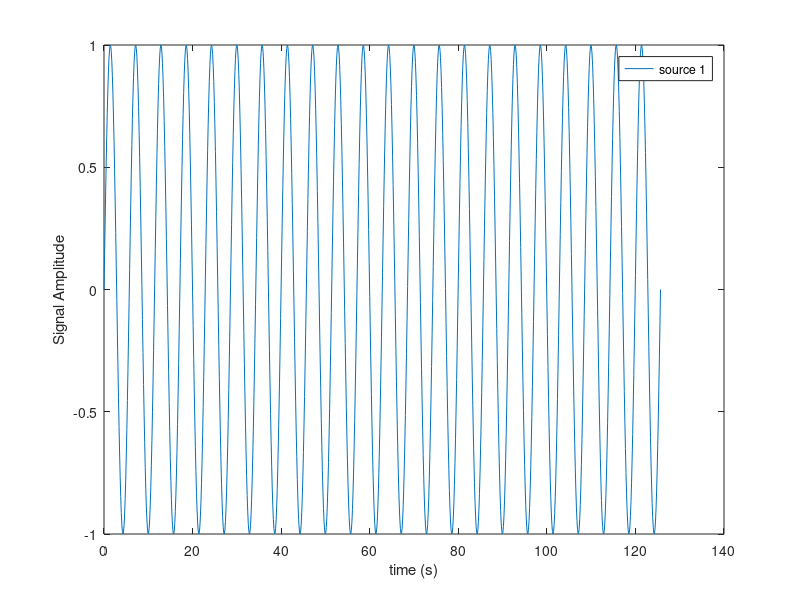
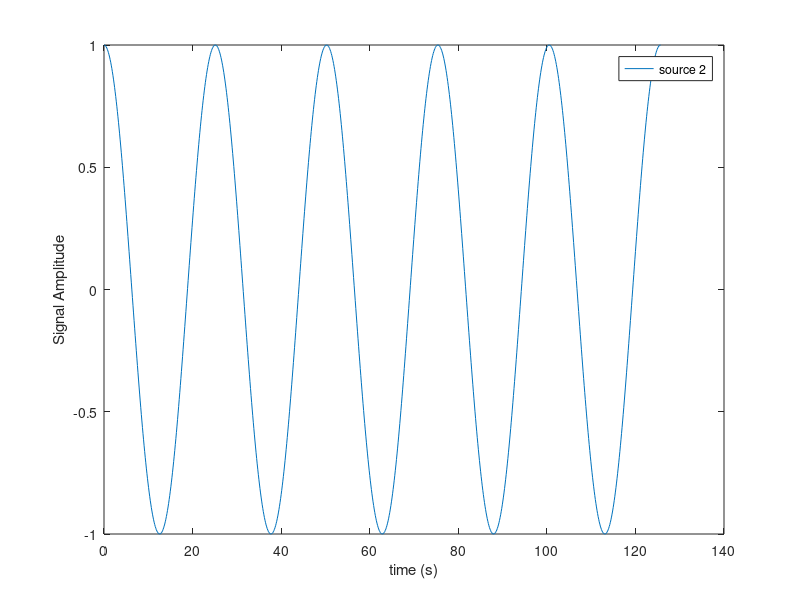
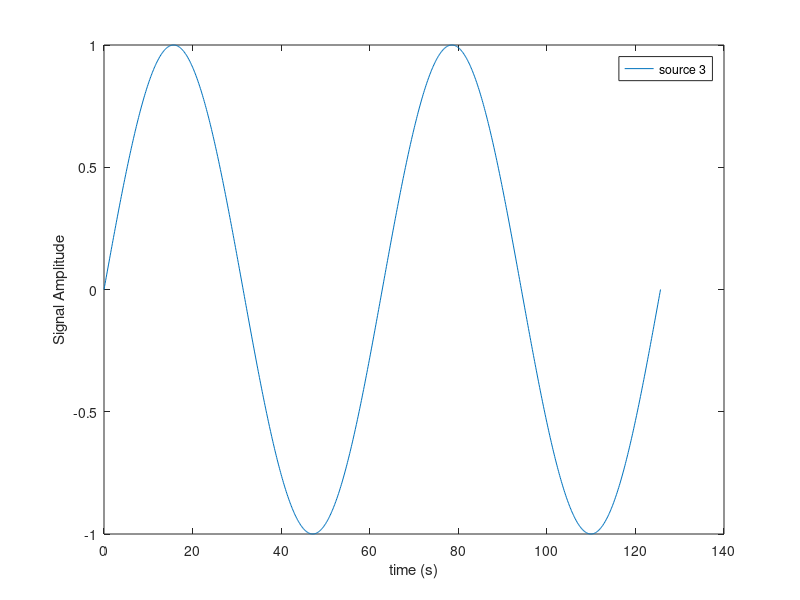
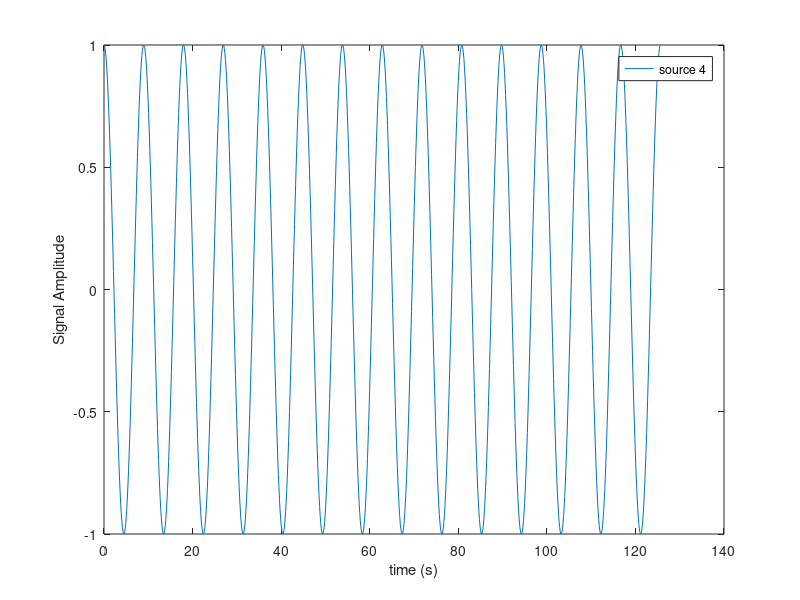

These charts were generated, in order, by the following MATLAB code:
% An implementation of the fast ICA algorithm

clear
clc

tic

%% Parameters

N           = 6;                            %The number of observed mixtures
C           = N;                            %The number of independent sources
M           = 1000;                         %Sample size, i.e.: number of observations

K           = 0.1;                          %Slope of zigzag function
na          = 8;                            %Number of zigzag oscillations within sample
ns          = 5;                            %Number of alternating step function oscillations within sample

finalTime   = 40*pi;                        %Final sample time (s)
initialTime = 0;                            %Initial sample time (s)

%% Generating Data for ICA

Amix        = rand(N,N);                    %Amix is a random N x N mixing matrix

timeVector  = initialTime:(finalTime-initialTime)/(M-1):finalTime;  %Vector of time coordinates

source1     = sin(1.1*timeVector);          %Independent source component 1, sin(a * t)
source2     = cos(0.25*timeVector);         %Independent source component 2, cos(b * t)
source3     = sin(0.1*timeVector);          %Independent source component 3, sin(c * t)
source4     = cos(0.7*timeVector);          %Independent source component 4, cos(d * t)
source5     = zeros(1,M);                   %Independent source component 5, a zigzag pattern
source6     = zeros(1,M);                   %Independent Component 6, alternating step-function

periodSource5 = (finalTime-initialTime)/na;
periodSource6 = (finalTime-initialTime)/ns/2;

for i = 1:M
    source5(i) = K*timeVector(i)-floor(timeVector(i)/periodSource5)*K*periodSource5;
end

source5 = source5 - mean(source5);

for i = 1:M
    if mod(floor(timeVector(i)/periodSource6),2) == 0
        source6(i) = 1;
    else
        source6(i) = -1;
    end    
end

source6 = source6 - mean(source6);

S = [source1;source2;source3;source4;source5;source6];    %Source Matrix

Xobs = Amix*S;                              %Matrix consisting of M samples of N observed mixtures

figure
plot(timeVector,source1)                    %Plotting the N independent sources vs. time
xlabel('time (s)')
ylabel('Signal Amplitude') 
legend('source 1')

figure
plot(timeVector,source2)                    %Plotting the N independent sources vs. time
xlabel('time (s)')
ylabel('Signal Amplitude') 
legend('source 2')

figure
plot(timeVector,source3)                    %Plotting the N independent sources vs. time
xlabel('time (s)')
ylabel('Signal Amplitude') 
legend('source 3')

figure
plot(timeVector,source4)                    %Plotting the N independent sources vs. time
xlabel('time (s)')
ylabel('Signal Amplitude') 
legend('source 4')

figure
plot(timeVector,source5)                    %Plotting the N independent sources vs. time
xlabel('time (s)')
ylabel('Signal Amplitude') 
legend('source 5')

figure
plot(timeVector,source6)                    %Plotting the N independent sources vs. time
xlabel('time (s)')
ylabel('Signal Amplitude') 
legend('source 6')

figure
plot(timeVector,Xobs);                      %Plotting N observed mixtures of each sample vs. time
xlabel('time (s)') 
ylabel('Signal Amplitude')
legend('Observed Mixture 1', 'Observed Mixture 2', 'Observed Mixture 3', 'Observed Mixture 4', 'Observed Mixture 5', 'Observed Mixture 6')

%% Preprocessing, Centering

X = Xobs';                                  %X is the transpose of the matrix of M samples of N mixtures, used in subsequent calculations

Xmean = mean(X);                            %Xmean is the mean vector of the matrix X

for i = 1:N
    X(:,i) = X(:,i) - Xmean(i);             %The matrix X is centered by subtracting each of the N mixtures by their corresponding sample averages
end

%% Preprocessing, Whitening

ExxT    = cov(X);                           %The covariance matrix of X is computed and stored in ExxT
[E,D]   = eig(ExxT);                        %Eigenvalue decomposition is applied on the covariance matrix of X, ExxT

Z = E*1/sqrt(D)*E'*X';                      %The matrix X is whitened to Z

%% FastICA algorithm

W = 0.5*ones(C,N);                              %Initializing W, a matrix consisting of columns corresponding with the inverse of the (transformed) mixing Amix

iterations = 100;                           %The amount of iterations used in the fastICA algorithm

for p = 1:C
    
    wp = ones(N,1)*0.5;
    wp = wp / sqrt(wp'*wp);

    for i = 1:iterations
        
        G       = tanh(wp'*Z);
        Gder    = 1-tanh(wp'*Z).^2;
        
        wp      = 1/M*Z*G' - 1/M*Gder*ones(M,1)*wp;
        
        dumsum  = zeros(C,1);
        
        for j = 1:p-1
            dumsum = dumsum + wp'*W(:,j)*W(:,j);
        end
        
        wp      = wp - dumsum;        
        wp      = wp / sqrt(wp'*wp);
    end
    
    W(:,p) = wp; 
end

%% Output Results

W = W/sqrt(2);                              %The factor sqrt(2) is an empirical constant added to make the predictions fit the data properly. The source of the factor has yet to be determined.

W;

Ainvest = W'*E*1/sqrt(D)*E'  ;               %The estimated inverse of the mixing matrix Amix. Note order of rows may vary. 
Ainvact = inv(Amix)        ;                 %The actual inverse of the mixing matrix Amix

Sest = W'*Z;

figure
plot(timeVector, Sest(1,:))
xlabel('time (s)') 
ylabel('Signal Amplitude') 
legend('Source Estimation 1')

figure
plot(timeVector, Sest(2,:))
xlabel('time (s)') 
ylabel('Signal Amplitude') 
legend('Source Estimation 2')

figure
plot(timeVector, Sest(3,:))
xlabel('time (s)')
ylabel('Signal Amplitude') 
legend('Source Estimation 3')

figure
plot(timeVector, Sest(4,:))
xlabel('time (s)')
ylabel('Signal Amplitude') 
legend('Source Estimation 4')

figure
plot(timeVector, Sest(5,:))
xlabel('time (s)')
ylabel('Signal Amplitude') 
legend('Source Estimation 5')

figure
plot(timeVector, Sest(6,:))
xlabel('time (s)')
ylabel('Signal Amplitude') 
legend('Source Estimation 6')

toc
